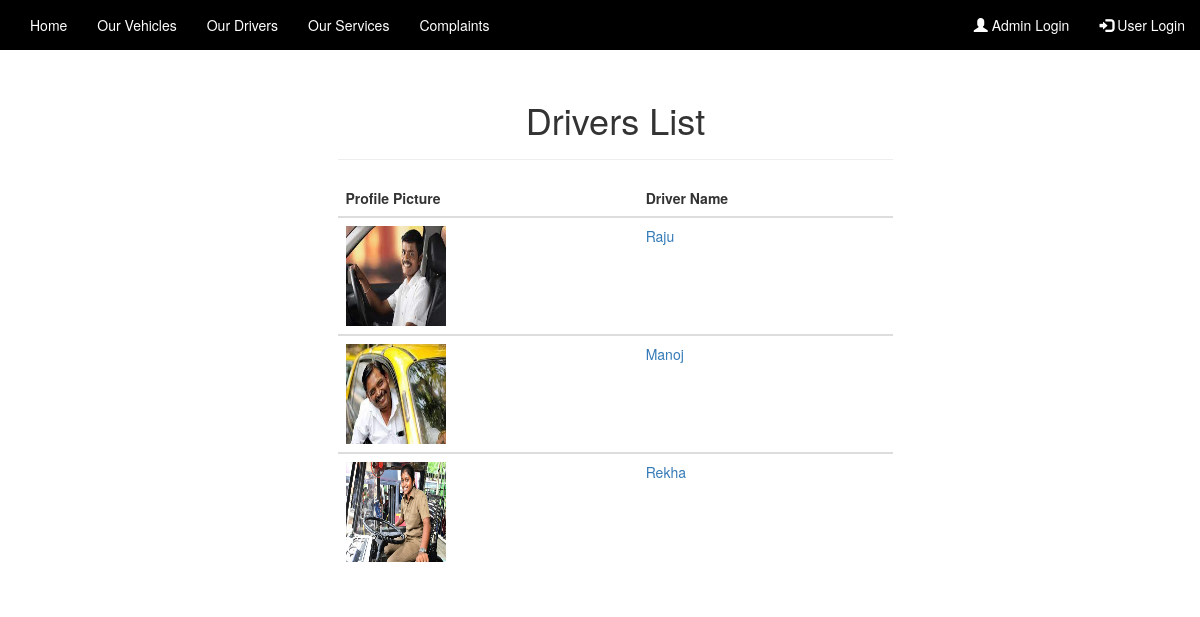
The app's page /driverlist.php with its own data.
### tables this page shows
CREATE TABLE `driver` (
  `driverid` int(11) NOT NULL,
  `drname` varchar(255) NOT NULL,
  `drjoin` varchar(255) NOT NULL,
  `drmobile` varchar(20) NOT NULL,
  `drnid` varchar(30) NOT NULL,
  `drlicense` varchar(30) NOT NULL,
  `drlicensevalid` varchar(100) NOT NULL,
  `draddress` varchar(255) NOT NULL,
  `drphoto` varchar(30) NOT NULL,
  `dr_available` int(11) NOT NULL
);

### driverlist.php (the view, shortened to what this page needs)
<?php
    $connection= mysqli_connect("localhost","root","","vehicle management");
    $sql= "SELECT * FROM `driver`";
    $res=mysqli_query($connection,$sql);
?>
<!DOCTYPE html>
<html lang="en">
<head>
    <link rel="stylesheet" href="https://maxcdn.bootstrapcdn.com/bootstrap/3.3.7/css/bootstrap.min.css">
    <link rel="stylesheet" href="animate.css">
    <link rel="stylesheet" href="style.css">
</head>
<body >
   <div  id="myDiv">
   <?php include 'navbar.php'; ?>
   <br><br><br>
   <div class="container">
      <?php
        if(mysqli_num_rows($res)>0){ ?>
      <div class="container">
         <div class="row">
             <div class="col-md-3"></div>
             <div class="col-md-6">
                 <div class="page-header">
                    <h1 class="animated tada" style="text-align: center;">Drivers List</h1>
                  </div>
                  <table class="table foo">
                    <thead>
                        <th>Profile Picture</th>
                        <th>Driver Name</th>
                    </thead>
                    <?php while($row=mysqli_fetch_assoc($res)) {  ?>
                    <tbody>
                        <tr>
                            <td><img height="100px" width="100px" src="picture/<?php echo $row["drphoto"]; ?>" alt="dp"></td>
                            <td><a href="driverprofile.php?driverid=<?php echo $row["driverid"]; ?>"> <?php echo $row["drname"] ?></a></td>
                        </tr>
                    </tbody>
                <?php } }?>
                </table>
             </div>
             <div class="col-md-3"></div>
         </div>
      </div>
   </div>
    </div>
</body>
</html>

### records on screen
driver: drphoto (picture), drname "Raju"
driver: drphoto (picture), drname "Manoj"
driver: drphoto (picture), drname "Rekha"
